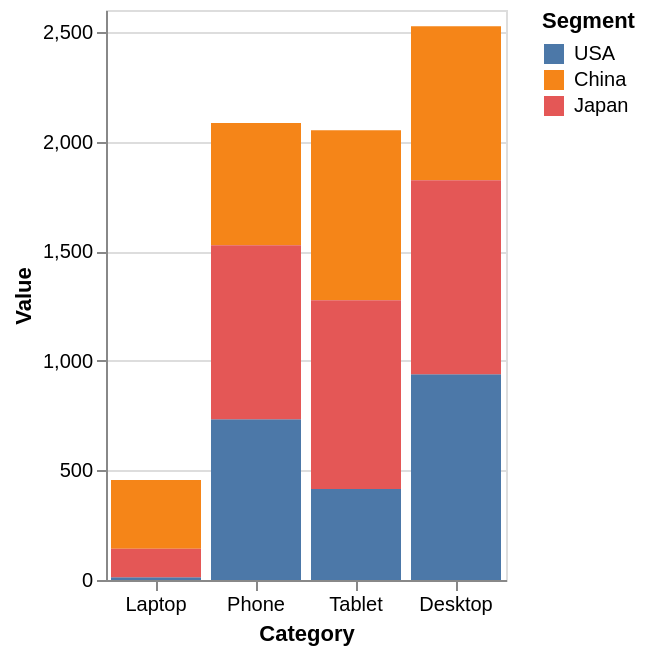

Vega-Lite specification stored for this chart:
### Vega-Lite specification from a JSON file in a GitHub repository (floating-point values rounded to 4 significant figures)
{"mark": "bar", "encoding": {"x": {"field": "Category", "type": "nominal", "sort": null}, "y": {"field": "Value", "type": "quantitative", "scale": {"zero": true}, "axis": {"format": ",.12~g"}}, "color": {"field": "Segment", "type": "nominal", "sort": null, "scale": {"scheme": "tableau10"}}}, "config": {"view": {"continuousWidth": 400, "continuousHeight": 285}, "axisX": {"labelLimit": 100, "labelFontSize": 10, "labelAngle": 0, "labelAlign": "center", "labelBaseline": "top"}, "axisY": {"labelFontSize": 10}, "facet": {"spacing": 29}, "mark": {"tooltip": true}}, "width": {"step": 50}, "data": {"values": [{"Category": "Laptop", "Value": 12, "Segment": "USA"}, {"Category": "Laptop", "Value": 314, "Segment": "China"}, {"Category": "Laptop", "Value": 130, "Segment": "Japan"}, {"Category": "Phone", "Value": 733, "Segment": "USA"}, {"Category": "Phone", "Value": 558, "Segment": "China"}, {"Category": "Phone", "Value": 794, "Segment": "Japan"}, {"Category": "Tablet", "Value": 415, "Segment": "USA"}, {"Category": "Tablet", "Value": 775, "Segment": "China"}, {"Category": "Tablet", "Value": 861, "Segment": "Japan"}, {"Category": "Desktop", "Value": 939, "Segment": "USA"}, {"Category": "Desktop", "Value": 703, "Segment": "China"}, {"Category": "Desktop", "Value": 884, "Segment": "Japan"}]}, "$schema": "https://vega.github.io/schema/vega-lite/v5.json", "background": "white"}
